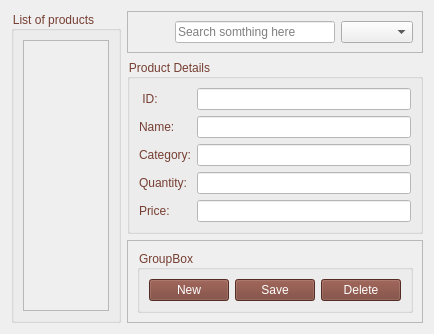
            <widget class="QWidget" name="pageProduct">
             <layout class="QHBoxLayout" name="horizontalLayout_8">
              <item>
               <layout class="QVBoxLayout" name="verticalLayout_6">
                <item>
                 <widget class="QGroupBox" name="groupBox_3">
                  <property name="sizePolicy">
                   <sizepolicy hsizetype="Expanding" vsizetype="Preferred">
                    <horstretch>0</horstretch>
                    <verstretch>0</verstretch>
                   </sizepolicy>
                  </property>
                  <property name="styleSheet">
                   <string notr="true">font: 700 15pt &quot;Arial&quot;;
color: rgb(118, 62, 50);</string>
                  </property>
                  <property name="title">
                   <string>List of products</string>
                  </property>
                  <layout class="QVBoxLayout" name="verticalLayout_15">
                   <item>
                    <widget class="QScrollArea" name="scrollArea">
                     <property name="sizePolicy">
                      <sizepolicy hsizetype="Preferred" vsizetype="Preferred">
                       <horstretch>0</horstretch>
                       <verstretch>0</verstretch>
                      </sizepolicy>
                     </property>
                     <property name="widgetResizable">
                      <bool>true</bool>
                     </property>
                     <widget class="QWidget" name="scrollAreaWidgetContents">
                      <property name="geometry">
                       <rect>
                        <x>0</x>
                        <y>0</y>
                        <width>98</width>
                        <height>28</height>
                       </rect>
                      </property>
                      <layout class="QVBoxLayout" name="verticalLayout_11"/>
                     </widget>
                    </widget>
                   </item>
                  </layout>
                 </widget>
                </item>
               </layout>
              </item>
              <item>
               <layout class="QVBoxLayout" name="verticalLayout_12">
                <item alignment="Qt::AlignmentFlag::AlignTop">
                 <widget class="QFrame" name="frame">
                  <property name="sizePolicy">
                   <sizepolicy hsizetype="Expanding" vsizetype="Expanding">
                    <horstretch>0</horstretch>
                    <verstretch>0</verstretch>
                   </sizepolicy>
                  </property>
                  <property name="styleSheet">
                   <string notr="true"/>
                  </property>
                  <property name="frameShape">
                   <enum>QFrame::Shape::StyledPanel</enum>
                  </property>
                  <property name="frameShadow">
                   <enum>QFrame::Shadow::Raised</enum>
                  </property>
                  <layout class="QHBoxLayout" name="horizontalLayout_3">
                   <item>
                    <widget class="QPushButton" name="pushButton_5">
                     <property name="styleSheet">
                      <string notr="true">QPushButton {
    background-color: rgba(0, 0, 0, 0);
    border: none;
}
</string>
                     </property>
                     <property name="text">
                      <string/>
                     </property>
                     <property name="icon">
                      <iconset>
                       <normaloff>../images/5402443_search_find_magnifier_magnifying_magnifying glass_icon.png</normaloff>../images/5402443_search_find_magnifier_magnifying_magnifying glass_icon.png</iconset>
                     </property>
                     <property name="iconSize">
                      <size>
                       <width>30</width>
                       <height>30</height>
                      </size>
                     </property>
                    </widget>
                   </item>
                   <item>
                    <widget class="QLineEdit" name="lineEditSearch">
                     <property name="sizePolicy">
                      <sizepolicy hsizetype="Expanding" vsizetype="Expanding">
                       <horstretch>0</horstretch>
                       <verstretch>0</verstretch>
                      </sizepolicy>
                     </property>
                     <property name="styleSheet">
                      <string notr="true">background-color: rgb(255, 255, 255);
font: 12pt &quot;Arial&quot;;</string>
                     </property>
                     <property name="placeholderText">
                      <string>Search somthing here</string>
                     </property>
                    </widget>
                   </item>
                   <item>
                    <widget class="QComboBox" name="comboBox"/>
                   </item>
                  </layout>
                 </widget>
                </item>
                <item>
                 <widget class="QGroupBox" name="groupBox">
                  <property name="sizePolicy">
                   <sizepolicy hsizetype="Expanding" vsizetype="Fixed">
                    <horstretch>0</horstretch>
                    <verstretch>0</verstretch>
                   </sizepolicy>
                  </property>
                  <property name="styleSheet">
                   <string notr="true">font: 700 14pt &quot;Arial&quot;;
color: rgb(118, 62, 50);</string>
                  </property>
                  <property name="title">
                   <string>Product Details</string>
                  </property>
                  <layout class="QHBoxLayout" name="horizontalLayout_4">
                   <item>
                    <layout class="QVBoxLayout" name="verticalLayout_16">
                     <item>
                      <widget class="QLabel" name="label">
                       <property name="sizePolicy">
                        <sizepolicy hsizetype="Fixed" vsizetype="Preferred">
                         <horstretch>0</horstretch>
                         <verstretch>0</verstretch>
                        </sizepolicy>
                       </property>
                       <property name="text">
                        <string> ID:</string>
                       </property>
                      </widget>
                     </item>
                     <item>
                      <widget class="QLabel" name="label_2">
                       <property name="sizePolicy">
                        <sizepolicy hsizetype="Fixed" vsizetype="Preferred">
                         <horstretch>0</horstretch>
                         <verstretch>0</verstretch>
                        </sizepolicy>
                       </property>
                       <property name="text">
                        <string>Name:</string>
                       </property>
                      </widget>
                     </item>
                     <item>
                      <widget class="QLabel" name="label_8">
                       <property name="sizePolicy">
                        <sizepolicy hsizetype="Fixed" vsizetype="Preferred">
                         <horstretch>0</horstretch>
                         <verstretch>0</verstretch>
                        </sizepolicy>
                       </property>
                       <property name="text">
                        <string>Category:</string>
                       </property>
                      </widget>
                     </item>
                     <item>
                      <widget class="QLabel" name="label_7">
                       <property name="sizePolicy">
                        <sizepolicy hsizetype="Fixed" vsizetype="Preferred">
                         <horstretch>0</horstretch>
                         <verstretch>0</verstretch>
                        </sizepolicy>
                       </property>
                       <property name="text">
                        <string>Quantity:</string>
                       </property>
                      </widget>
                     </item>
                     <item>
                      <widget class="QLabel" name="label_6">
                       <property name="sizePolicy">
                        <sizepolicy hsizetype="Fixed" vsizetype="Preferred">
                         <horstretch>0</horstretch>
                         <verstretch>0</verstretch>
                        </sizepolicy>
                       </property>
                       <property name="text">
                        <string>Price:</string>
                       </property>
                      </widget>
                     </item>
                    </layout>
                   </item>
                   <item>
                    <layout class="QVBoxLayout" name="verticalLayout_17">
                     <item>
                      <widget class="QLineEdit" name="lineEditID">
                       <property name="styleSheet">
                        <string notr="true">background-color: rgb(255, 255, 255);</string>
                       </property>
                      </widget>
                     </item>
                     <item>
                      <widget class="QLineEdit" name="lineEditName">
                       <property name="styleSheet">
                        <string notr="true">background-color: rgb(255, 255, 255);</string>
                       </property>
                      </widget>
                     </item>
                     <item>
                      <widget class="QLineEdit" name="lineEditCategory">
                       <property name="styleSheet">
                        <string notr="true">background-color: rgb(255, 255, 255);</string>
                       </property>
                      </widget>
                     </item>
                     <item>
                      <widget class="QLineEdit" name="lineEditQuantity">
                       <property name="styleSheet">
                        <string notr="true">background-color: rgb(255, 255, 255);</string>
                       </property>
                      </widget>
                     </item>
                     <item>
                      <widget class="QLineEdit" name="lineEditPrice">
                       <property name="styleSheet">
                        <string notr="true">background-color: rgb(255, 255, 255);</string>
                       </property>
                      </widget>
                     </item>
                    </layout>
                   </item>
                  </layout>
                 </widget>
                </item>
                <item>
                 <widget class="QFrame" name="frame_2">
                  <property name="sizePolicy">
                   <sizepolicy hsizetype="Expanding" vsizetype="Expanding">
                    <horstretch>0</horstretch>
                    <verstretch>0</verstretch>
                   </sizepolicy>
                  </property>
                  <property name="frameShape">
                   <enum>QFrame::Shape::StyledPanel</enum>
                  </property>
                  <property name="frameShadow">
                   <enum>QFrame::Shadow::Raised</enum>
                  </property>
                  <layout class="QVBoxLayout" name="verticalLayout_13">
                   <item alignment="Qt::AlignmentFlag::AlignTop">
                    <widget class="QGroupBox" name="groupBox_2">
                     <property name="styleSheet">
                      <string notr="true">font: 700 14pt &quot;Arial&quot;;
color: rgb(118, 62, 50);</string>
                     </property>
                     <property name="title">
                      <string>GroupBox</string>
                     </property>
                     <layout class="QHBoxLayout" name="horizontalLayout_5">
                      <item>
                       <widget class="QPushButton" name="pushButtonNew">
                        <property name="sizePolicy">
                         <sizepolicy hsizetype="Expanding" vsizetype="Fixed">
                          <horstretch>0</horstretch>
                          <verstretch>0</verstretch>
                         </sizepolicy>
                        </property>
                        <property name="styleSheet">
                         <string notr="true">color: rgb(255, 255, 255);
background-color: rgb(118, 62, 50);</string>
                        </property>
                        <property name="text">
                         <string>New</string>
                        </property>
                       </widget>
                      </item>
                      <item>
                       <widget class="QPushButton" name="pushButtonSave">
                        <property name="sizePolicy">
                         <sizepolicy hsizetype="Expanding" vsizetype="Fixed">
                          <horstretch>0</horstretch>
                          <verstretch>0</verstretch>
                         </sizepolicy>
                        </property>
                        <property name="styleSheet">
                         <string notr="true">color: rgb(255, 255, 255);
background-color: rgb(118, 62, 50);</string>
                        </property>
                        <property name="text">
                         <string>Save</string>
                        </property>
                       </widget>
                      </item>
                      <item>
                       <widget class="QPushButton" name="pushButtonDelete">
                        <property name="sizePolicy">
                         <sizepolicy hsizetype="Expanding" vsizetype="Fixed">
                          <horstretch>0</horstretch>
                          <verstretch>0</verstretch>
                         </sizepolicy>
                        </property>
                        <property name="styleSheet">
                         <string notr="true">color: rgb(255, 255, 255);
background-color: rgb(118, 62, 50);</string>
                        </property>
                        <property name="text">
                         <string>Delete</string>
                        </property>
                       </widget>
                      </item>
                     </layout>
                    </widget>
                   </item>
                  </layout>
                 </widget>
                </item>
               </layout>
              </item>
             </layout>
            </widget>
